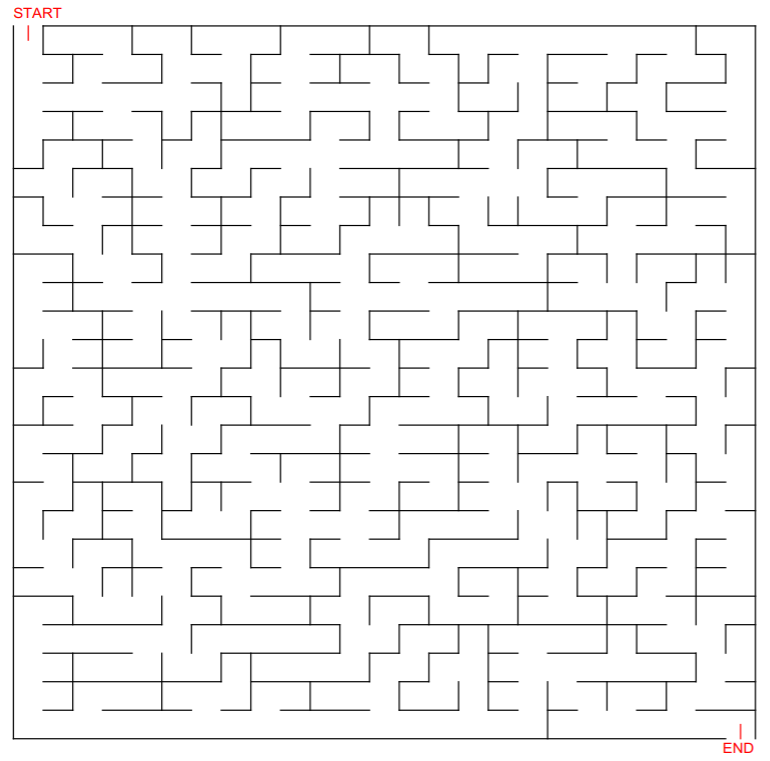
#> input picture blog/res/maze.png, 770 x 761 px
$ python maze.py
#> lines starting #> are read from the running program, lines starting #| are printed output that depends on the picture; after the words box and inside, x2 and y2 are one past the last pixel; in counts of white or black regions, pixels touching at a corner belong together
# ---
# jupyter:
#   jupytext:
#     text_representation:
#       extension: .py
#       format_name: percent
#       format_version: '1.3'
#       jupytext_version: 1.11.5
#   kernelspec:
#     display_name: nicobako.github.io
#     language: python
#     name: nicobako.github.io
# ---

# %% [markdown]
# # Solving a Maze
#
# Solving mazes seems like a really good opportunity to continue exploring
# using graph-processing techniques to solve interesting problems.

from itertools import product

# %%
from pathlib import Path

import matplotlib.image as mpimg
import matplotlib.pyplot as plt
import networkx as nx
import numpy as np

# %% [markdown]
# ## Generating Mazes
#
# We could probably create mazes using Python,
# but that's outside the scope of this tutorial.
# Instead, we'll use this amazing resource:
#
# https://www.allkidsnetwork.com/mazes/maze-generator
#
# This site requires you to create an account and login,
# so I created a maze and downloaded it locally.

# %%
maze_file_path = Path("./res/maze.png")
assert maze_file_path.exists()

# %% [markdown]
# ## Loading a Maze as an Image
#
# We'll load mazes as images, then perform our computations on the image.

# %%
maze = mpimg.imread(maze_file_path)
#> maze is the input picture: shape (761, 770, 4) float32; mean R, G, B, A 0.959, 0.958, 0.958, 1
plt.imshow(maze)
plt.show()

# %% [markdown]
# ## Solving the Maze with a Graph
#
# As usual, we'll use _networkx_ because it's awesome!
#
# Here's the game plan:
#
# 1. Create a graph using the image
# 2. Initially, all pixels will be connected to their neighbors
# 3. We'll remove any connections (edges) for pixels that are not possible paths
#   * White pixels represent possible *paths*
#   * Any pixels other than white represents a *wall*
#   * Pixels outside the maze are not possible paths
# 4. Find the shortest path from beginning to end
# 5. Overlay the path onto our maze image and visualize it

# %%
nrows, ncols, _ = maze.shape
#> nrows = 761; ncols = 770

graph = nx.grid_2d_graph(nrows, ncols)

edges_to_remove = []

top_of_maze = 25
bottom_of_maze = nrows - 22
#> bottom_of_maze = 739
left_of_maze = 13
right_of_maze = ncols - 14
#> right_of_maze = 756

for node in graph.nodes:
    row, col = node
    is_not_path = (maze[row, col, 0:3] != 1).all()
    is_outside_of_maze = any(
        [
            row < top_of_maze,
            row > bottom_of_maze,
            col < left_of_maze,
            col > right_of_maze,
        ]
    )
    if is_not_path or is_outside_of_maze:
        edges_to_remove.extend((node, n) for n in graph.neighbors(node))
#> after the loop, edges_to_remove = 416586 items

graph.remove_edges_from([edge for edge in edges_to_remove])

start = (top_of_maze + 1, left_of_maze + 14)
end = (bottom_of_maze - 1, right_of_maze - 14)
#> end = (738, 742)

path = nx.shortest_path(graph, start, end)
#> path = 2232 pairs, first value 26 to 738, second value 27 to 742

for step in path:
    row, col = step
    maze[row, col] = [1, 0, 0, 1]
#> this loop made 2232 passes
#> step on passes 1 to 3: (26, 27), (27, 27), (28, 27)
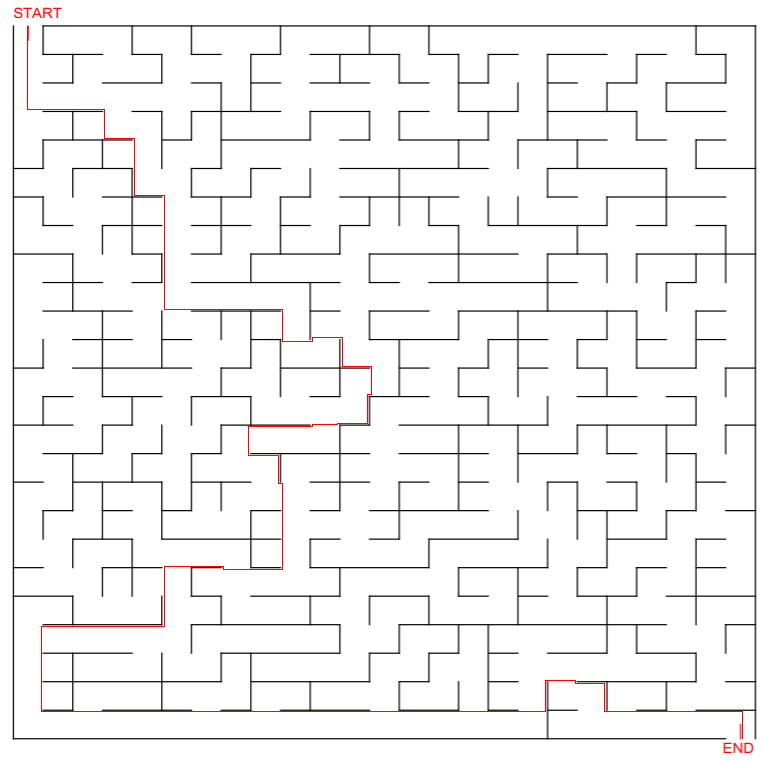
#> maze: shape (761, 770, 4) float32; 0.38% of pixels changed, all inside (x1, y1, x2, y2) = (27, 26, 743, 739)
plt.imshow(maze)
plt.show()

# %% [markdown]
# ## Conclusion
#
# There are obvious improvements that we can make, but this was just for fun.
#
# I hope you enjoyed seeing how to solve mazes with Python and *networkx*!
